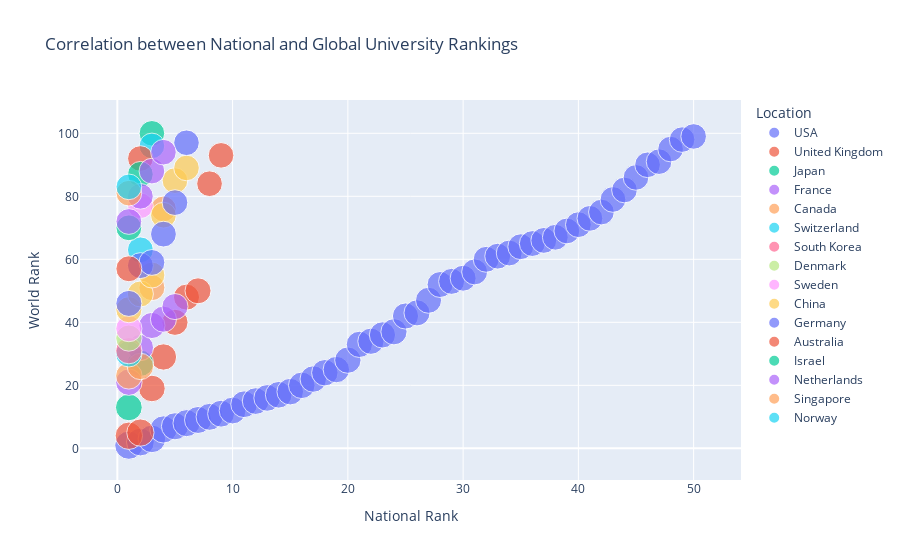

Source (notebook cell):
### Markdown cell above
To answer the third question, we graphed this pie chart to show the distribution of the universities in the dataset by country. We can see that the United States has the most universities in the dataset.

### Code cell
fig = px.scatter(wru_ranking.head(100), x="National Rank", y="World Rank", 
                 color="Location ", size="Score", hover_name="University Names",
                 title="Correlation between National and Global University Rankings")


fig.show()

### Figure 1 — Plotly figure (JSON) as saved in the notebook; plotly's stock layout.template omitted (floating-point values rounded to 4 significant figures)
{"data": [{"hovertemplate": "<b>%{hovertext}</b><br><br>Location =USA<br>National Rank=%{x}<br>World Rank=%{y}<br>Score=%{marker.size}<extra></extra>", "hovertext": ["Harvard University\r", "Massachusetts Institute of Technology\r", "Stanford University\r", "Princeton University\r", "University of Chicago\r", "Columbia University\r", "University of Pennsylvania\r", "Yale University\r", "California Institute of Technology\r", "University of California, Berkeley\r", "Cornell University", "Northwestern University", "University of Michigan, Ann Arbor", "Johns Hopkins University", "University of California, Los Angeles", "Duke University", "University of Illinois at Urbana–Champaign", "New York University", "University of Washington", "University of Wisconsin–Madison", "University of California, San Diego", "University of Texas at Austin", "University of California, San Francisco", "University of North Carolina at Chapel Hill", "Dartmouth College", "Washington University in St. Louis", "University of Minnesota - Twin Cities", "University of California, Davis", "University of Southern California", "Pennsylvania State University", "Vanderbilt University", "Ohio State University", "Rockefeller University", "Rutgers University", "Brown University", "Purdue University", "University of Colorado Boulder", "Georgia Institute of Technology", "Texas A&M University, College Station", "University of Virginia", "University of Texas Southwestern Medical Center", "University of Pittsburgh", "University of Maryland, College Park", "University of California, Irvine", "University of Florida", "Boston University", "University of Rochester", "University of Arizona", "University of California, Santa Barbara", "Carnegie Mellon University"], "legendgroup": "USA", "marker": {"color": "#636efa", "size": [100, 96.7, 95.2, 92.6, 92.1, 91.6, 91.2, 90.8, 90.4, 90.1, 89.5, 89.3, 89.1, 88.8, 88.6, 88.2, 87.9, 87.5, 87.4, 87, 86.3, 86.2, 86, 85.9, 85.4, 85.3, 84.9, 84.5, 84.5, 84.4, 84.2, 84, 83.9, 83.8, 83.7, 83.6, 83.6, 83.5, 83.4, 83.3, 83.2, 83, 82.8, 82.7, 82.5, 82.3, 82.2, 82.1, 81.9, 81.9], "sizemode": "area", "sizeref": 0.25, "symbol": "circle"}, "mode": "markers", "name": "USA", "orientation": "v", "showlegend": true, "type": "scatter", "x": [1, 2, 3, 4, 5, 6, 7, 8, 9, 10, 11, 12, 13, 14, 15, 16, 17, 18, 19, 20, 21, 22, 23, 24, 25, 26, 27, 28, 29, 30, 31, 32, 33, 34, 35, 36, 37, 38, 39, 40, 41, 42, 43, 44, 45, 46, 47, 48, 49, 50], "xaxis": "x", "y": [1, 2, 3, 6, 7, 8, 9, 10, 11, 12, 14, 15, 16, 17, 18, 20, 22, 24, 25, 28, 33, 34, 36, 37, 42, 43, 47, 52, 53, 54, 56, 60, 61, 62, 64, 65, 66, 67, 69, 71, 73, 75, 79, 82, 86, 90, 91, 95, 98, 99], "yaxis": "y"}, {"hovertemplate": "<b>%{hovertext}</b><br><br>Location =United Kingdom<br>National Rank=%{x}<br>World Rank=%{y}<br>Score=%{marker.size}<extra></extra>", "hovertext": ["University of Cambridge\r", "University of Oxford\r", "University College London", "Imperial College London", "King's College London", "University of Edinburgh", "University of Manchester", "University of Birmingham", "University of Bristol"], "legendgroup": "United Kingdom", "marker": {"color": "#EF553B", "size": [94.1, 93.3, 88.4, 86.8, 85.6, 84.9, 84.7, 82.6, 82.1], "sizemode": "area", "sizeref": 0.25, "symbol": "circle"}, "mode": "markers", "name": "United Kingdom", "orientation": "v", "showlegend": true, "type": "scatter", "x": [1, 2, 3, 4, 5, 6, 7, 8, 9], "xaxis": "x", "y": [4, 5, 19, 29, 40, 48, 50, 84, 93], "yaxis": "y"}, {"hovertemplate": "<b>%{hovertext}</b><br><br>Location =Japan<br>National Rank=%{x}<br>World Rank=%{y}<br>Score=%{marker.size}<extra></extra>", "hovertext": ["University of Tokyo", "Kyoto University", "Osaka University"], "legendgroup": "Japan", "marker": {"color": "#00cc96", "size": [89.8, 87.1, 81.8], "sizemode": "area", "sizeref": 0.25, "symbol": "circle"}, "mode": "markers", "name": "Japan", "orientation": "v", "showlegend": true, "type": "scatter", "x": [1, 2, 3], "xaxis": "x", "y": [13, 27, 100], "yaxis": "y"}, {"hovertemplate": "<b>%{hovertext}</b><br><br>Location =France<br>National Rank=%{x}<br>World Rank=%{y}<br>Score=%{marker.size}<extra></extra>", "hovertext": ["PSL University", "Paris-Saclay University", "Paris City University", "Sorbonne University", "Institut Polytechnique de Paris"], "legendgroup": "France", "marker": {"color": "#ab63fa", "size": [88, 86.4, 85.7, 85.5, 85.1], "sizemode": "area", "sizeref": 0.25, "symbol": "circle"}, "mode": "markers", "name": "France", "orientation": "v", "showlegend": true, "type": "scatter", "x": [1, 2, 3, 4, 5], "xaxis": "x", "y": [21, 32, 39, 41, 45], "yaxis": "y"}, {"hovertemplate": "<b>%{hovertext}</b><br><br>Location =Canada<br>National Rank=%{x}<br>World Rank=%{y}<br>Score=%{marker.size}<extra></extra>", "hovertext": ["University of Toronto", "McGill University", "University of British Columbia", "University of Alberta"], "legendgroup": "Canada", "marker": {"color": "#FFA15A", "size": [87.7, 87.2, 84.6, 83], "sizemode": "area", "sizeref": 0.25, "symbol": "circle"}, "mode": "markers", "name": "Canada", "orientation": "v", "showlegend": true, "type": "scatter", "x": [1, 2, 3, 4], "xaxis": "x", "y": [23, 26, 51, 76], "yaxis": "y"}, {"hovertemplate": "<b>%{hovertext}</b><br><br>Location =Switzerland<br>National Rank=%{x}<br>World Rank=%{y}<br>Score=%{marker.size}<extra></extra>", "hovertext": ["ETH Zurich", "University of Zurich", "École Polytechnique Fédérale de Lausanne"], "legendgroup": "Switzerland", "marker": {"color": "#19d3f3", "size": [86.7, 83.8, 82], "sizemode": "area", "sizeref": 0.25, "symbol": "circle"}, "mode": "markers", "name": "Switzerland", "orientation": "v", "showlegend": true, "type": "scatter", "x": [1, 2, 3], "xaxis": "x", "y": [30, 63, 96], "yaxis": "y"}, {"hovertemplate": "<b>%{hovertext}</b><br><br>Location =South Korea<br>National Rank=%{x}<br>World Rank=%{y}<br>Score=%{marker.size}<extra></extra>", "hovertext": ["Seoul National University"], "legendgroup": "South Korea", "marker": {"color": "#FF6692", "size": [86.6], "sizemode": "area", "sizeref": 0.25, "symbol": "circle"}, "mode": "markers", "name": "South Korea", "orientation": "v", "showlegend": true, "type": "scatter", "x": [1], "xaxis": "x", "y": [31], "yaxis": "y"}, {"hovertemplate": "<b>%{hovertext}</b><br><br>Location =Denmark<br>National Rank=%{x}<br>World Rank=%{y}<br>Score=%{marker.size}<extra></extra>", "hovertext": ["University of Copenhagen"], "legendgroup": "Denmark", "marker": {"color": "#B6E880", "size": [86.1], "sizemode": "area", "sizeref": 0.25, "symbol": "circle"}, "mode": "markers", "name": "Denmark", "orientation": "v", "showlegend": true, "type": "scatter", "x": [1], "xaxis": "x", "y": [35], "yaxis": "y"}, {"hovertemplate": "<b>%{hovertext}</b><br><br>Location =Sweden<br>National Rank=%{x}<br>World Rank=%{y}<br>Score=%{marker.size}<extra></extra>", "hovertext": ["Karolinska Institute", "Uppsala University"], "legendgroup": "Sweden", "marker": {"color": "#FF97FF", "size": [85.8, 82.9], "sizemode": "area", "sizeref": 0.25, "symbol": "circle"}, "mode": "markers", "name": "Sweden", "orientation": "v", "showlegend": true, "type": "scatter", "x": [1, 2], "xaxis": "x", "y": [38, 77], "yaxis": "y"}, {"hovertemplate": "<b>%{hovertext}</b><br><br>Location =China<br>National Rank=%{x}<br>World Rank=%{y}<br>Score=%{marker.size}<extra></extra>", "hovertext": ["Tsinghua University", "Peking University", "University of Chinese Academy of Sciences", "Shanghai Jiao Tong University", "Zhejiang University", "Fudan University"], "legendgroup": "China", "marker": {"color": "#FECB52", "size": [85.2, 84.8, 84.3, 83.1, 82.5, 82.3], "sizemode": "area", "sizeref": 0.25, "symbol": "circle"}, "mode": "markers", "name": "China", "orientation": "v", "showlegend": true, "type": "scatter", "x": [1, 2, 3, 4, 5, 6], "xaxis": "x", "y": [44, 49, 55, 74, 85, 89], "yaxis": "y"}, {"hovertemplate": "<b>%{hovertext}</b><br><br>Location =Germany<br>National Rank=%{x}<br>World Rank=%{y}<br>Score=%{marker.size}<extra></extra>", "hovertext": ["Ludwig Maximilian University of Munich", "Free University of Berlin", "Humboldt University of Berlin", "Heidelberg University", "Technical University of Munich", "University of Göttingen"], "legendgroup": "Germany", "marker": {"color": "#636efa", "size": [85, 84.1, 84, 83.5, 82.9, 82], "sizemode": "area", "sizeref": 0.25, "symbol": "circle"}, "mode": "markers", "name": "Germany", "orientation": "v", "showlegend": true, "type": "scatter", "x": [1, 2, 3, 4, 5, 6], "xaxis": "x", "y": [46, 58, 59, 68, 78, 97], "yaxis": "y"}, {"hovertemplate": "<b>%{hovertext}</b><br><br>Location =Australia<br>National Rank=%{x}<br>World Rank=%{y}<br>Score=%{marker.size}<extra></extra>", "hovertext": ["University of Melbourne", "University of Sydney"], "legendgroup": "Australia", "marker": {"color": "#EF553B", "size": [84.2, 82.2], "sizemode": "area", "sizeref": 0.25, "symbol": "circle"}, "mode": "markers", "name": "Australia", "orientation": "v", "showlegend": true, "type": "scatter", "x": [1, 2], "xaxis": "x", "y": [57, 92], "yaxis": "y"}, {"hovertemplate": "<b>%{hovertext}</b><br><br>Location =Israel<br>National Rank=%{x}<br>World Rank=%{y}<br>Score=%{marker.size}<extra></extra>", "hovertext": ["Hebrew University of Jerusalem", "Weizmann Institute of Science"], "legendgroup": "Israel", "marker": {"color": "#00cc96", "size": [83.3, 82.4], "sizemode": "area", "sizeref": 0.25, "symbol": "circle"}, "mode": "markers", "name": "Israel", "orientation": "v", "showlegend": true, "type": "scatter", "x": [1, 2], "xaxis": "x", "y": [70, 87], "yaxis": "y"}, {"hovertemplate": "<b>%{hovertext}</b><br><br>Location =Netherlands<br>National Rank=%{x}<br>World Rank=%{y}<br>Score=%{marker.size}<extra></extra>", "hovertext": ["Utrecht University", "University of Amsterdam", "Leiden University", "Erasmus University Rotterdam"], "legendgroup": "Netherlands", "marker": {"color": "#ab63fa", "size": [83.2, 82.8, 82.4, 82.1], "sizemode": "area", "sizeref": 0.25, "symbol": "circle"}, "mode": "markers", "name": "Netherlands", "orientation": "v", "showlegend": true, "type": "scatter", "x": [1, 2, 3, 4], "xaxis": "x", "y": [72, 80, 88, 94], "yaxis": "y"}, {"hovertemplate": "<b>%{hovertext}</b><br><br>Location =Singapore<br>National Rank=%{x}<br>World Rank=%{y}<br>Score=%{marker.size}<extra></extra>", "hovertext": ["National University of Singapore"], "legendgroup": "Singapore", "marker": {"color": "#FFA15A", "size": [82.7], "sizemode": "area", "sizeref": 0.25, "symbol": "circle"}, "mode": "markers", "name": "Singapore", "orientation": "v", "showlegend": true, "type": "scatter", "x": [1], "xaxis": "x", "y": [81], "yaxis": "y"}, {"hovertemplate": "<b>%{hovertext}</b><br><br>Location =Norway<br>National Rank=%{x}<br>World Rank=%{y}<br>Score=%{marker.size}<extra></extra>", "hovertext": ["University of Oslo"], "legendgroup": "Norway", "marker": {"color": "#19d3f3", "size": [82.6], "sizemode": "area", "sizeref": 0.25, "symbol": "circle"}, "mode": "markers", "name": "Norway", "orientation": "v", "showlegend": true, "type": "scatter", "x": [1], "xaxis": "x", "y": [83], "yaxis": "y"}], "layout": {"legend": {"itemsizing": "constant", "title": {"text": "Location "}, "tracegroupgap": 0}, "title": {"text": "Correlation between National and Global University Rankings"}, "xaxis": {"anchor": "y", "domain": [0, 1], "title": {"text": "National Rank"}}, "yaxis": {"anchor": "x", "domain": [0, 1], "title": {"text": "World Rank"}}}}
